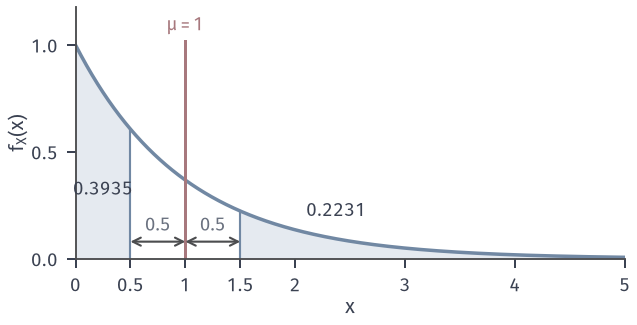

Python code for this plot:
from pathlib import Path
import sys
HERE = Path(__file__).resolve().parent
sys.path.insert(0, str(HERE.parent/'tail-common'))
from tail_fig import *
# X ~ Exp(1), mean 1, deviation t=0.5: P(|X-1|>=0.5) = (1-e^{-0.5}) + e^{-1.5}.
x = np.linspace(0, 5, 1001); f = np.exp(-x)
fig, ax = figure(width_mm=90, height_mm=46)
L = x <= .5; R = x >= 1.5
ax.fill_between(x[L], 0, f[L], color=BLUE_FILL, lw=0)
ax.fill_between(x[R], 0, f[R], color=BLUE_FILL, lw=0)
ax.plot(x, f, color=BLUE, lw=1.4)
for v in (.5, 1.5):
    ax.plot([v, v], [0, np.exp(-v)], color=BLUE, lw=.85)
ax.plot([1, 1], [0, 1.02], color=RED, lw=1.2)
lab(ax, 1, 1.05, r'$\mu=1$', RED, ha='center', va='bottom')
ax.annotate('', xy=(.5, .08), xytext=(1, .08), arrowprops=dict(arrowstyle='<->', color=STROKE, lw=.85, shrinkA=0, shrinkB=0))
ax.annotate('', xy=(1.5, .08), xytext=(1, .08), arrowprops=dict(arrowstyle='<->', color=STROKE, lw=.85, shrinkA=0, shrinkB=0))
lab(ax, .75, .11, '$0.5$', MUTED, ha='center', va='bottom'); lab(ax, 1.25, .11, '$0.5$', MUTED, ha='center', va='bottom')
pl = 1-np.exp(-.5); pr = np.exp(-1.5)
lab(ax, .25, .3, '%.4f' % pl, INK, ha='center')
lab(ax, 2.1, .2, '%.4f' % pr, INK, ha='left')
ax.set_xlim(0, 5); ax.set_ylim(0, 1.18); ax.set_xticks([0, .5, 1, 1.5, 2, 3, 4, 5]); ax.set_xticklabels(['0', '0.5', '1', '1.5', '2', '3', '4', '5']); ax.set_yticks([0, .5, 1])
axlab(ax, '$x$', '$f_X(x)$')
save(fig, HERE, 'figure', {'left': float(pl), 'right': float(pr), 'total': float(pl+pr)})
